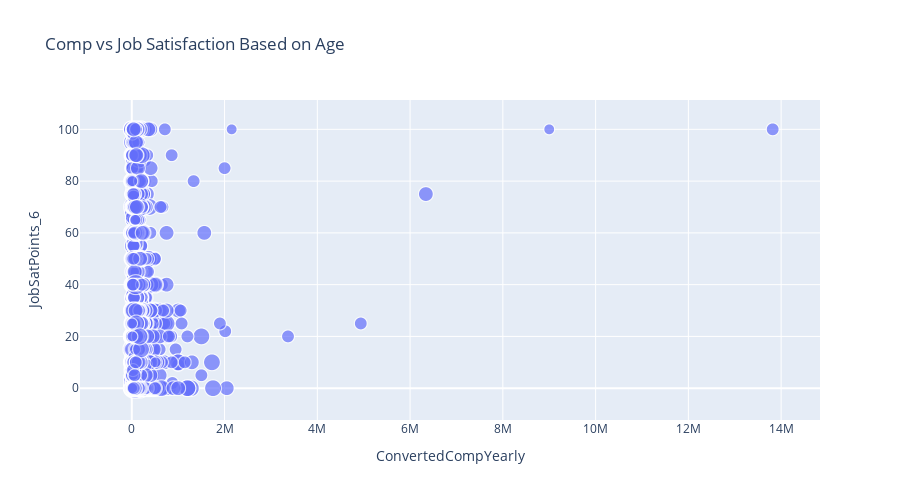

The notebook cell saved with this chart:
### Markdown cell above
Explore how compensation and job satisfaction are related, with age as the bubble size.

### Code cell
df_bubble = df[['ConvertedCompYearly', 'JobSatPoints_6', 'Age_numeric']].dropna()

fig = px.scatter(df_bubble, x='ConvertedCompYearly', y='JobSatPoints_6', size='Age_numeric', title='Comp vs Job Satisfaction Based on Age', height= 500, width=900)
fig.show()

### Figure 1 — Plotly figure (JSON) as saved in the notebook; plotly's stock layout.template omitted (floating-point values rounded to 4 significant figures; data arrays with more than 128 entries replaced by an {"elided": "..."} marker saying what was removed)
{"data": [{"hovertemplate": "ConvertedCompYearly=%{x}<br>JobSatPoints_6=%{y}<br>Age_numeric=%{marker.size}<extra></extra>", "legendgroup": "", "marker": {"color": "#636efa", "size": {"elided": "15681 float values"}, "sizemode": "area", "sizeref": 0.1737, "symbol": "circle"}, "mode": "markers", "name": "", "showlegend": false, "type": "scattergl", "x": {"elided": "15681 int values"}, "xaxis": "x", "y": {"elided": "15681 float values"}, "yaxis": "y"}], "layout": {"height": 500, "legend": {"itemsizing": "constant", "tracegroupgap": 0}, "title": {"text": "Comp vs Job Satisfaction Based on Age"}, "width": 900, "xaxis": {"anchor": "y", "domain": [0, 1], "title": {"text": "ConvertedCompYearly"}}, "yaxis": {"anchor": "x", "domain": [0, 1], "title": {"text": "JobSatPoints_6"}}}}
